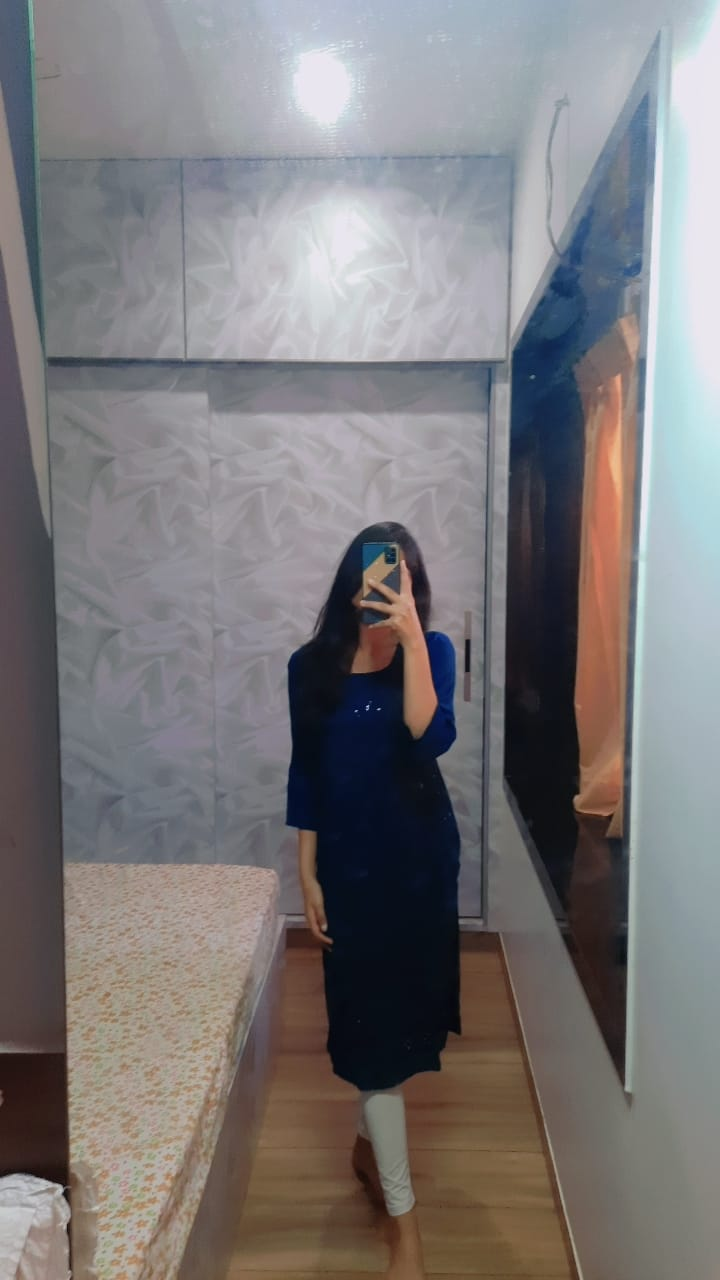
#> input picture image2.jpeg, 720 x 1280 px
$ python assignment-3.py
#> lines starting #> are read from the running program, lines starting #| are printed output that depends on the picture
import numpy as np
import matplotlib.pyplot as plt
from PIL import Image

image = Image.open('image2.jpeg')
#> image is the input picture: PIL image 720x1280 RGB; mean R, G, B 123.3, 120.5, 121.8
imgArray = np.asarray(image)


inverted_image = 255-imgArray
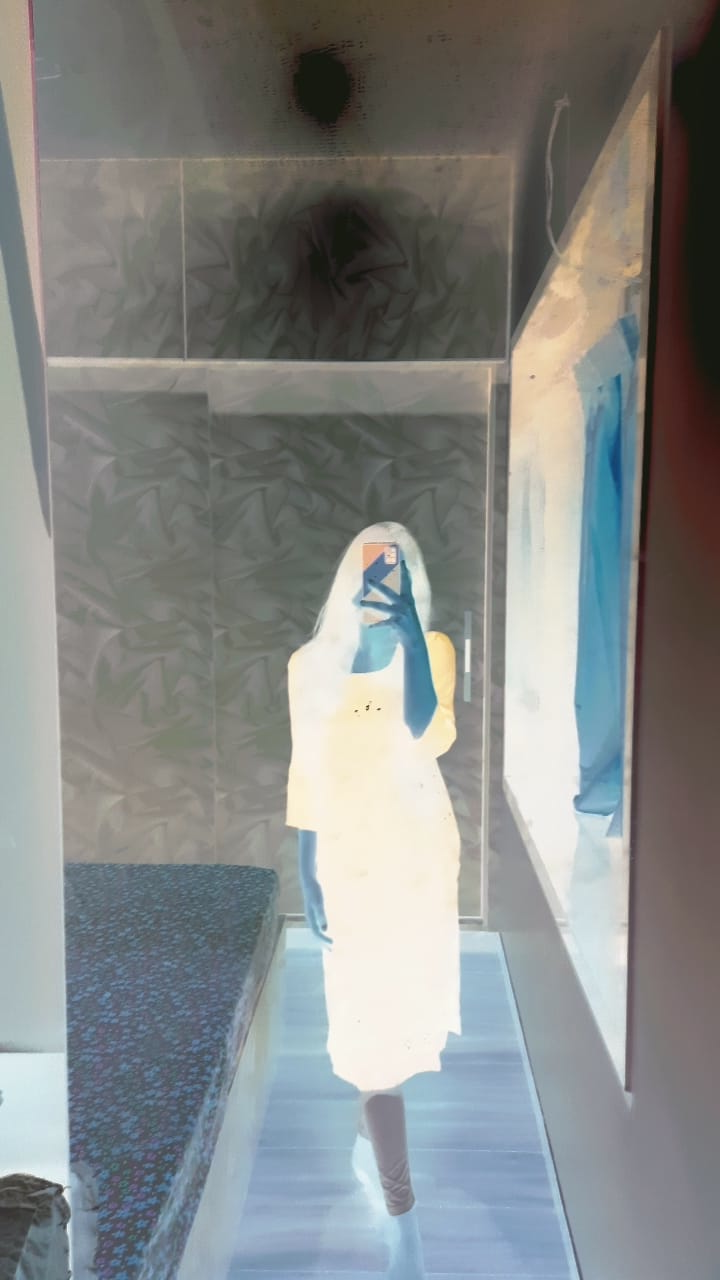
#> inverted_image: shape (1280, 720, 3); mean R, G, B 131.7, 134.5, 133.2
inverted_image = Image.fromarray(inverted_image)
rotated_image = inverted_image.rotate(180)
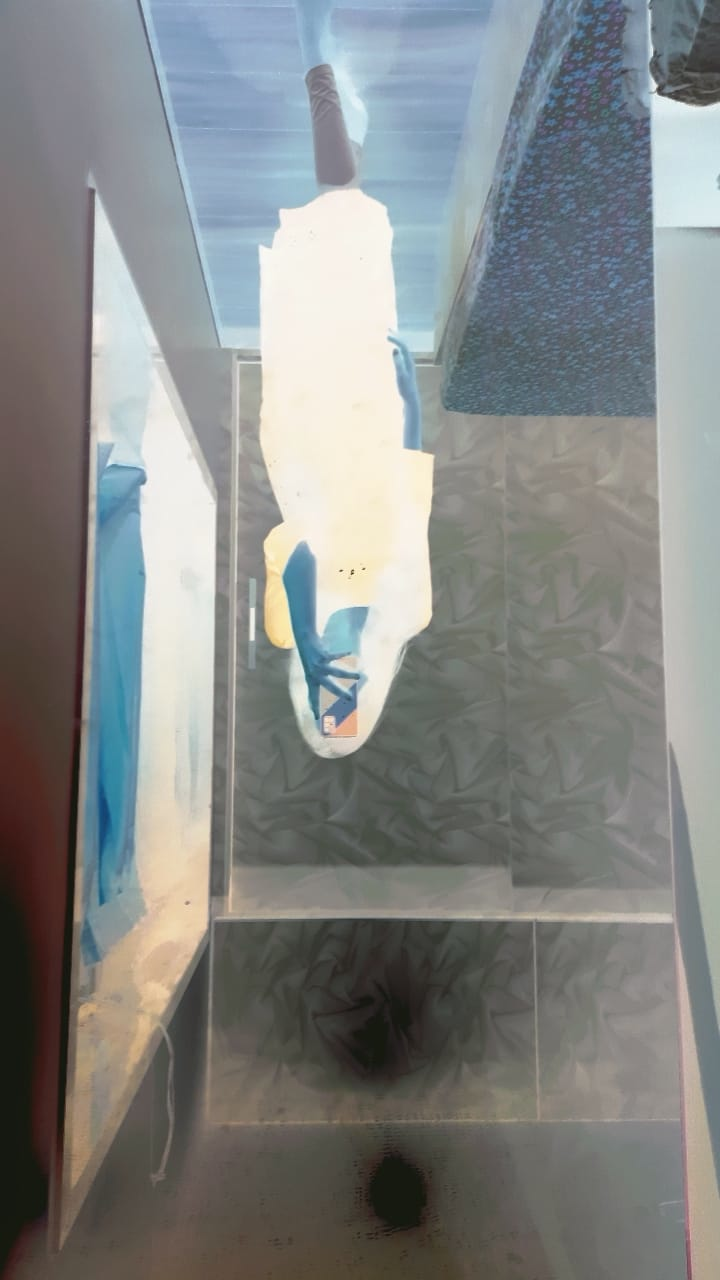
#> rotated_image: PIL image 720x1280 RGB; mean R, G, B 131.7, 134.5, 133.2

plt.figure(figsize=(12, 6))

plt.subplot(1, 2, 1)
plt.imshow(image)
plt.title("Original Image")

plt.subplot(1, 2, 2)
plt.imshow(rotated_image)
plt.title("Inverted Image")

plt.show()
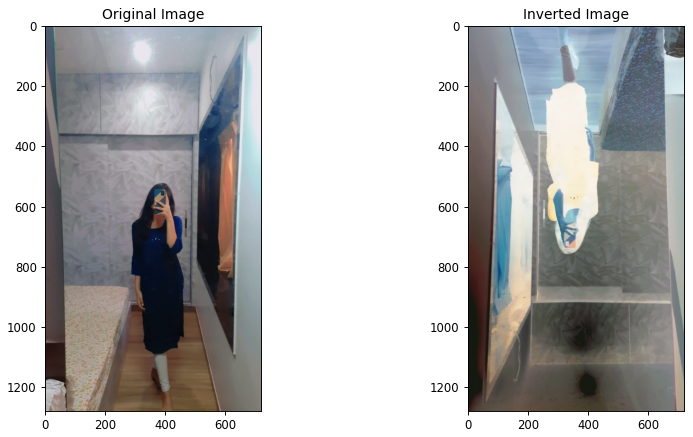
#> figure drawn by matplotlib, 2 panels

$ run again, with negative_image.jpeg copied over image2.jpeg
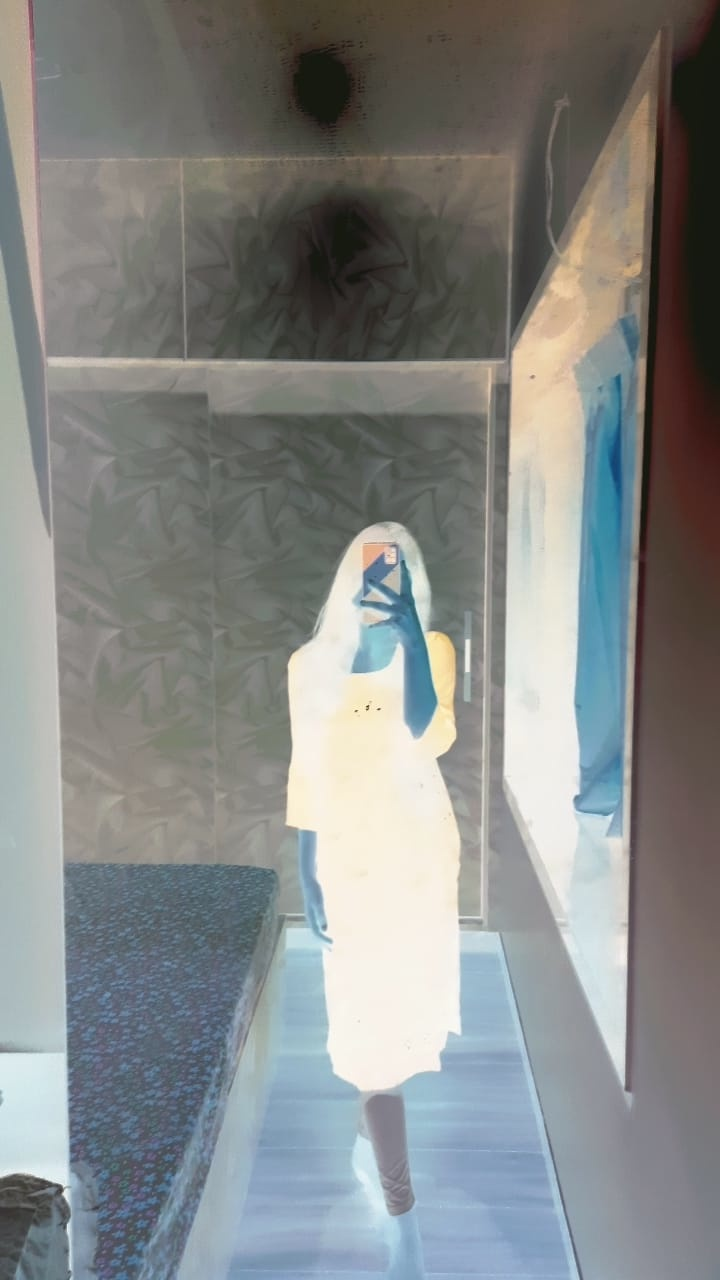
#> input picture negative_image.jpeg, 720 x 1280 px
#> image is the input picture: PIL image 720x1280 RGB; mean R, G, B 131.7, 134.5, 133.1
#> `rotated_image = inverted_image.rotate(180)`:
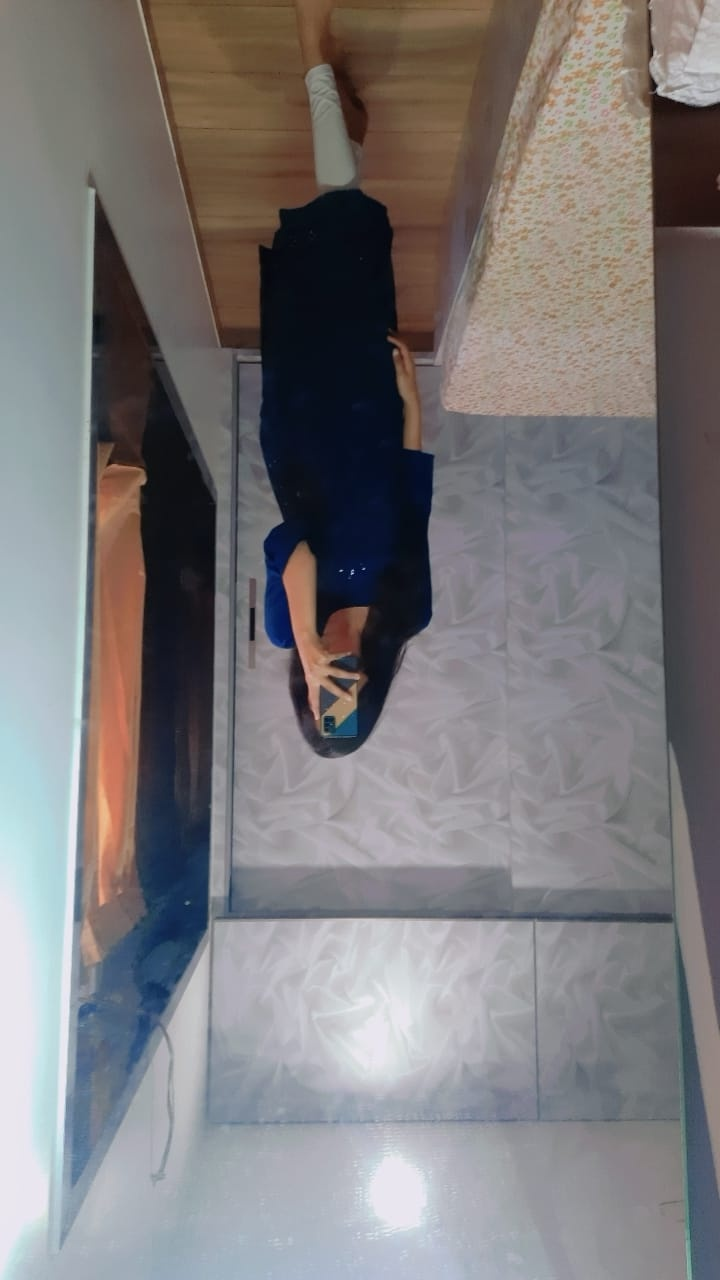
#> rotated_image: PIL image 720x1280 RGB; mean R, G, B 123.3, 120.5, 121.9
#> `plt.show()`:
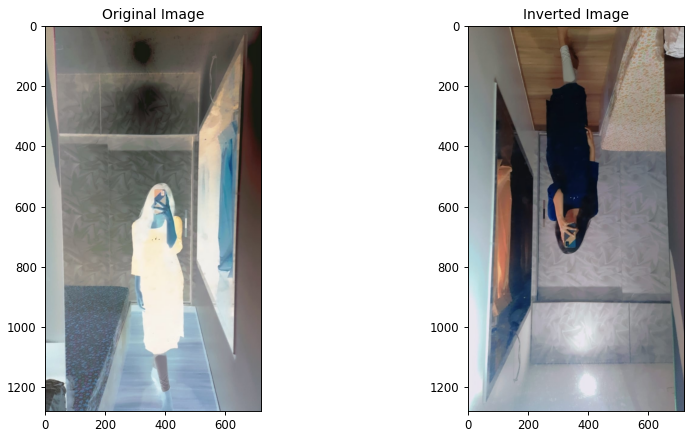
#> figure drawn by matplotlib, 2 panels

$ run again, with image1.jpg copied over image2.jpeg
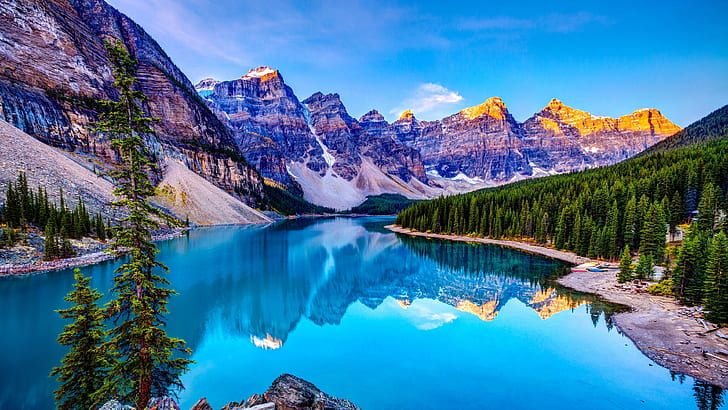
#> input picture image1.jpg, 728 x 410 px
#> image is the input picture: PIL image 728x410 RGB; mean R, G, B 67.7, 119.3, 156.5
#> `rotated_image = inverted_image.rotate(180)`:
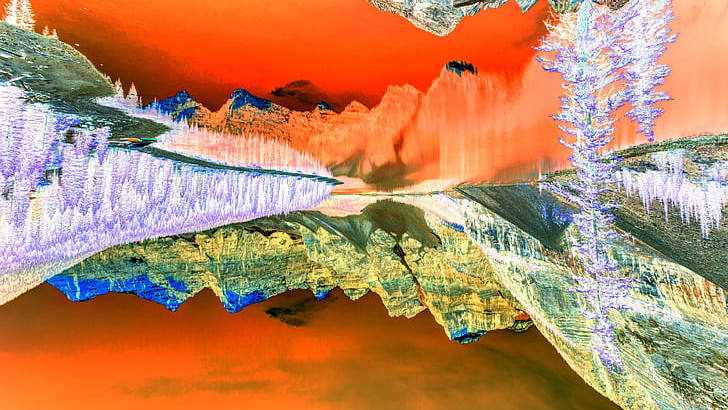
#> rotated_image: PIL image 728x410 RGB; mean R, G, B 187.3, 135.7, 98.5
#> `plt.show()`:
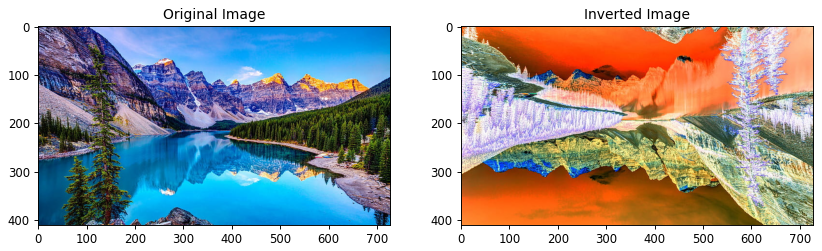
#> figure drawn by matplotlib, 2 panels
